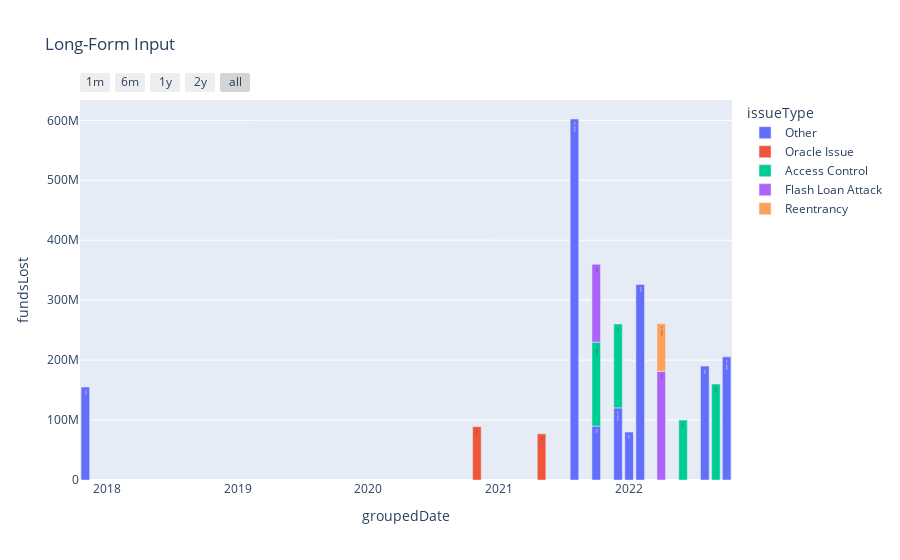

Here is the notebook cell this chart was saved with:
### Markdown cell above
### Funds Lost by Issues

### Code cell
groupby_col = ['groupedDate', 'issueType']

grouped = pd.DataFrame(final_df.groupby(groupby_col)[['fundsLost', 'fundsReturned']].sum())
grouped.reset_index(inplace=True)
fig = px.bar(grouped, x='groupedDate', y="fundsLost", 
             color="issueType", title="Long-Form Input", text_auto=True)
fig.update_layout(xaxis=date_filter_dict)

fig.show()

### Figure 1 — Plotly figure (JSON) as saved in the notebook; plotly's stock layout.template omitted (floating-point values rounded to 4 significant figures)
{"data": [{"alignmentgroup": "True", "hovertemplate": "issueType=Other<br>groupedDate=%{x}<br>fundsLost=%{y}<extra></extra>", "legendgroup": "Other", "marker": {"color": "#636efa", "pattern": {"shape": ""}}, "name": "Other", "offsetgroup": "Other", "orientation": "v", "showlegend": true, "textposition": "auto", "texttemplate": "%{y}", "type": "bar", "x": ["2017-11-01T00:00:00", "2021-08-01T00:00:00", "2021-10-01T00:00:00", "2021-12-01T00:00:00", "2022-01-01T00:00:00", "2022-02-01T00:00:00", "2022-08-01T00:00:00", "2022-10-01T00:00:00"], "xaxis": "x", "y": [155000000, 602189570, 90000000, 120285547, 80000000, 326000000, 190000000, 205530887], "yaxis": "y"}, {"alignmentgroup": "True", "hovertemplate": "issueType=Oracle Issue<br>groupedDate=%{x}<br>fundsLost=%{y}<extra></extra>", "legendgroup": "Oracle Issue", "marker": {"color": "#EF553B", "pattern": {"shape": ""}}, "name": "Oracle Issue", "offsetgroup": "Oracle Issue", "orientation": "v", "showlegend": true, "textposition": "auto", "texttemplate": "%{y}", "type": "bar", "x": ["2020-11-01T00:00:00", "2021-05-01T00:00:00"], "xaxis": "x", "y": [89000000, 77000000], "yaxis": "y"}, {"alignmentgroup": "True", "hovertemplate": "issueType=Access Control<br>groupedDate=%{x}<br>fundsLost=%{y}<extra></extra>", "legendgroup": "Access Control", "marker": {"color": "#00cc96", "pattern": {"shape": ""}}, "name": "Access Control", "offsetgroup": "Access Control", "orientation": "v", "showlegend": true, "textposition": "auto", "texttemplate": "%{y}", "type": "bar", "x": ["2021-10-01T00:00:00", "2021-12-01T00:00:00", "2022-06-01T00:00:00", "2022-09-01T00:00:00"], "xaxis": "x", "y": [139895140, 140000000, 100000000, 160000000], "yaxis": "y"}, {"alignmentgroup": "True", "hovertemplate": "issueType=Flash Loan Attack<br>groupedDate=%{x}<br>fundsLost=%{y}<extra></extra>", "legendgroup": "Flash Loan Attack", "marker": {"color": "#ab63fa", "pattern": {"shape": ""}}, "name": "Flash Loan Attack", "offsetgroup": "Flash Loan Attack", "orientation": "v", "showlegend": true, "textposition": "auto", "texttemplate": "%{y}", "type": "bar", "x": ["2021-10-01T00:00:00", "2022-04-01T00:00:00"], "xaxis": "x", "y": [130000000, 181000000], "yaxis": "y"}, {"alignmentgroup": "True", "hovertemplate": "issueType=Reentrancy<br>groupedDate=%{x}<br>fundsLost=%{y}<extra></extra>", "legendgroup": "Reentrancy", "marker": {"color": "#FFA15A", "pattern": {"shape": ""}}, "name": "Reentrancy", "offsetgroup": "Reentrancy", "orientation": "v", "showlegend": true, "textposition": "auto", "texttemplate": "%{y}", "type": "bar", "x": ["2022-04-01T00:00:00"], "xaxis": "x", "y": [79749026], "yaxis": "y"}], "layout": {"barmode": "relative", "legend": {"title": {"text": "issueType"}, "tracegroupgap": 0}, "title": {"text": "Long-Form Input"}, "xaxis": {"anchor": "y", "domain": [0, 1], "rangeselector": {"buttons": [{"count": 1, "label": "1m", "step": "month", "stepmode": "backward"}, {"count": 6, "label": "6m", "step": "month", "stepmode": "backward"}, {"count": 1, "label": "1y", "step": "year", "stepmode": "backward"}, {"count": 2, "label": "2y", "step": "year", "stepmode": "backward"}, {"step": "all"}]}, "title": {"text": "groupedDate"}, "type": "date"}, "yaxis": {"anchor": "x", "domain": [0, 1], "title": {"text": "fundsLost"}}}}
